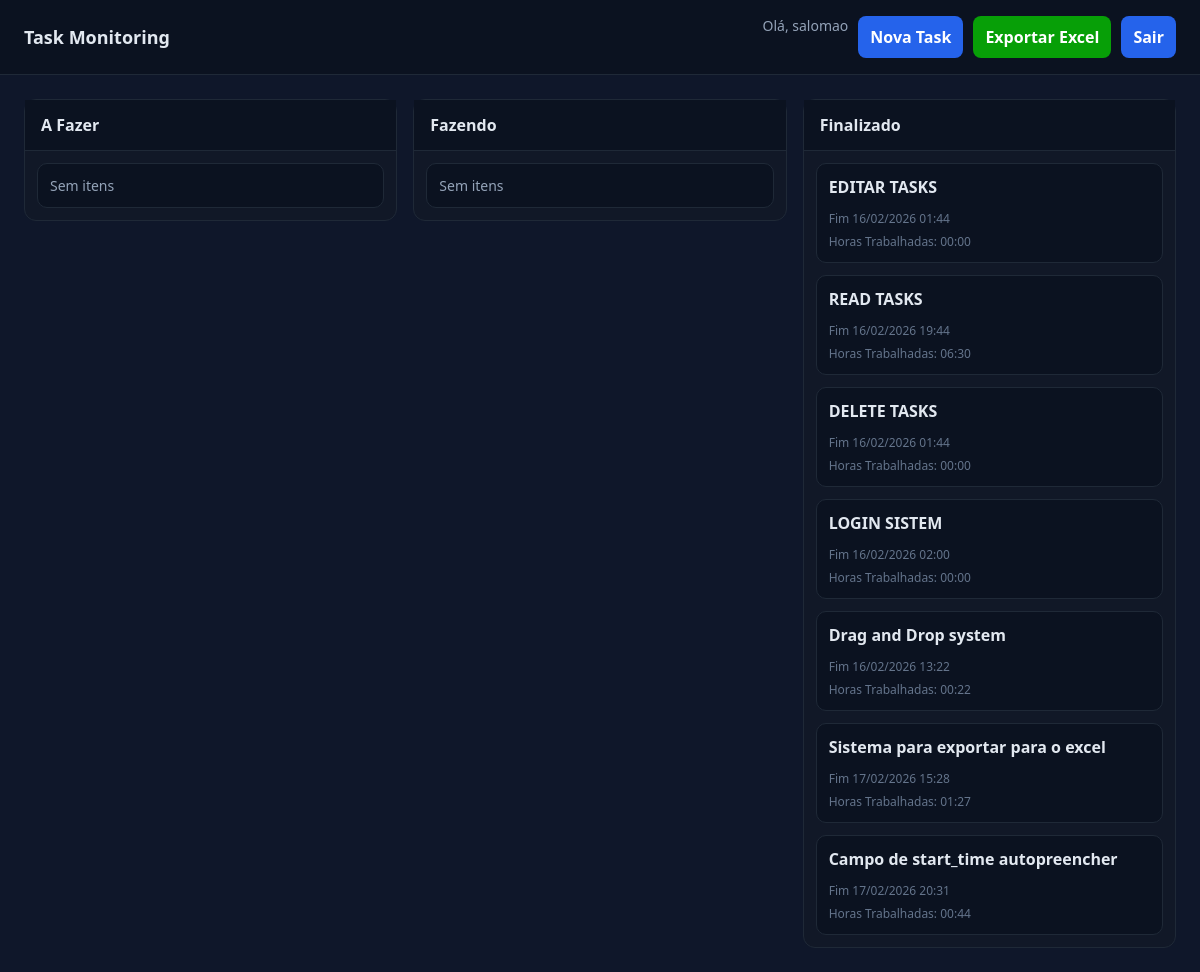
Page /kanban/ (signed in) on the earlier database version.
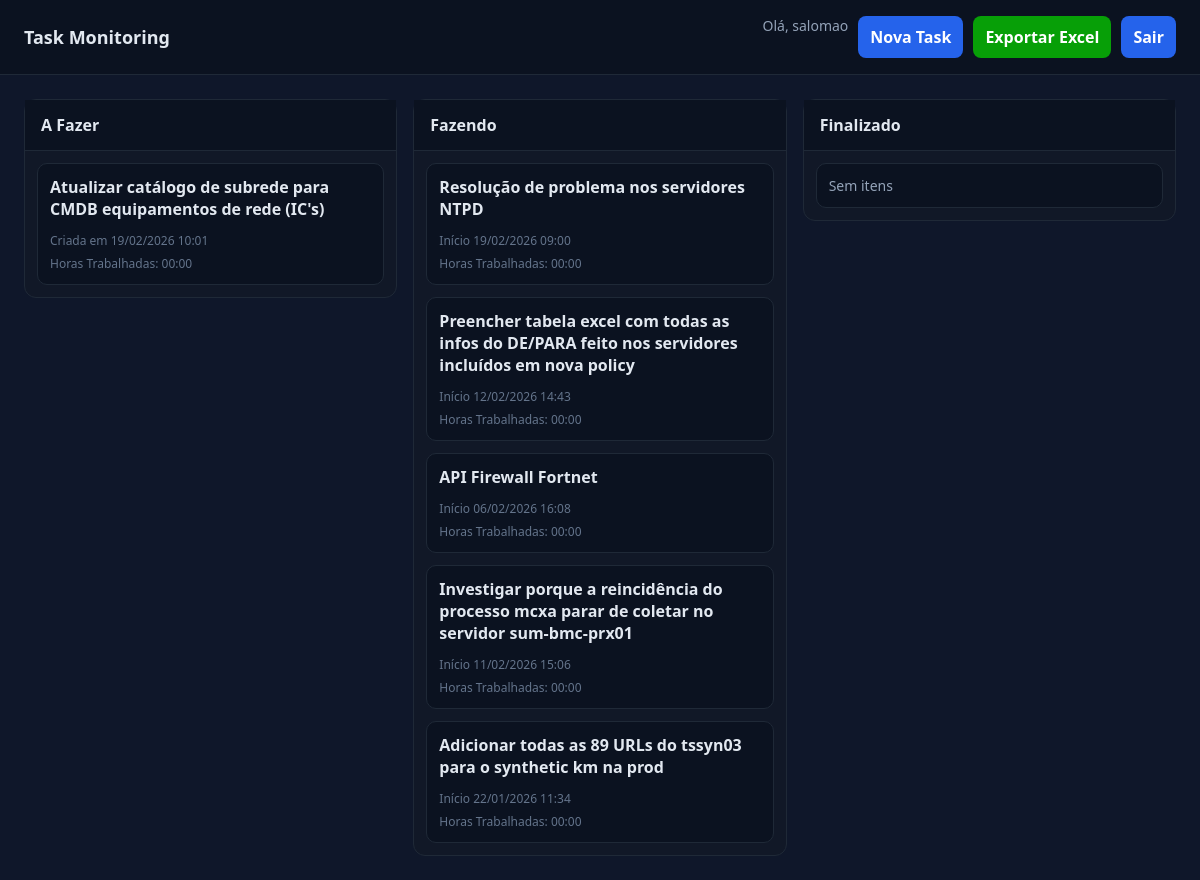
Same page on the later database version.
### tasks/models.py (models this page shows, shortened)
class Task(models.Model): # models.Model indicia a classe base que sabe salvar algo no banco de dados. Sem isso é só python normal.
    STATUS_CHOICES = [
        ('todo', 'A Fazer'),
        ('doing', 'Fazendo'),
        ('done', 'Finalizado'),
    ]
    title = models.CharField(max_length=200) # Criando coluna de titulo com maximo de 200 caracteres.and
    description = models.TextField(null=True, blank=True) # Criando coluna de descricao que armazena texto longo
    user = models.ForeignKey(User, on_delete=models.CASCADE) # Criando relacao para indicar que a task pertence a um usuario. onDelete diz que caso o user seja deletado as tarefas dele tambem sejam.
    status = models.CharField(
        max_length=10,
        choices=STATUS_CHOICES,
        default='todo'
    )
    email = models.EmailField(max_length=200, null=True) # Criando coluna de email com maximo de 200 caracteres.
    start_time = models.DateTimeField(null=True, blank=True) # Criando coluna de data e hora de inicio onde o banco e o formulario aceitam nulo/vazio.
    end_time = models.DateTimeField(null=True, blank=True) # mesmo conceito de start_time.
    created_at = models.DateTimeField(auto_now_add=True) # Criando coluna de data e hora que o django automaticamente salva quando a task é criada.
    worked_hours = models.FloatField(null=True, blank=True, default=0.0) # Criando coluna de horas trabalhadas que armazena a hora em float.
    def calculate_worked_hours(self):
        if not self.start_time or not self.end_time: # tratativa de erros, para caso nao tenha hora, ele nao calcule
            return 0
        start = timezone.localtime(self.start_time) # criando variavel local para trabalhar com a hora de inicio da task.
        end = timezone.localtime(self.end_time) # criando variavel local para trabalhar com a hora de fim da task.
        total_seconds = 0 # variavel que acumulará o tempo útil em segundos
        current = start # variavel que vou iterar do inicio ao fim da task, verificando os dias úteis.
        while current < end: # loop que vai percorrer dia por dia
            next_day = (current + timedelta(days=1)).replace(  # pegando o proximo dia e zerando a hora para facilitar a comparacao
                hour=0, minute=0, second=0, microsecond=0
            )
            period_end = min(next_day, end) # definindo o fim do periodo como o proximo dia ou o fim da task, o que vier primeiro.
            if current.weekday() < 5:  # Verifica se é um dia útil (0-4 correspondem a segunda a sexta)
                day = current.date() # pegando a data do dia atual da iteracao
                work_start = current.replace(year=day.year, month=day.month, day=day.day, hour=9, minute=0, second=0, microsecond=0) # criando variavel para receber o inicio do periodo de trabalho
                work_end = current.replace(year=day.year, month=day.month, day=day.day, hour=18, minute=0, second=0, microsecond=0) # criando variavel para receber o fim do periodo de trabalho
                lunch_start = current.replace(year=day.year, month=day.month, day=day.day, hour=12, minute=0, second=0, microsecond=0) # criando variavel para receber o inicio do almoço
                lunch_end = current.replace(year=day.year, month=day.month, day=day.day, hour=13, minute=0, second=0, microsecond=0) # criando variavel para receber o fim do almoço
                maxStart = max(current, work_start) # definindo o inicio do periodo de trabalho como o maior valor entre a hora atual e o inicio do periodo de trabalho
                minEnd = min(period_end, work_end) # definindo o fim do periodo de trabalho como o menor valor entre o fim do periodo e o fim do periodo de trabalho
                if maxStart < minEnd:
                    worked_period = (minEnd - maxStart).total_seconds()
                    verify_start = max(maxStart, lunch_start) # verificando se o inicio do periodo de trabalho é maior que o inicio do almoço, se for, ele define o inicio do periodo util como o inicio do almoço, caso contrario ele continua com o inicio do periodo de trabalho.
                    verify_end = min(minEnd, lunch_end) # verificando se o fim do periodo de trabalho é menor que o fim do almoço, se for, ele define o fim do periodo util como o fim do almoço, caso contrario ele continua com o fim do periodo de trabalho.
                    if verify_start < verify_end: # se o periodo de trabalho util tiver intersecao com o periodo de almoço, ele subtrai o periodo de almoço do periodo de trabalho util.
                        worked_period -= (verify_end - verify_start).total_seconds()
                    total_seconds += worked_period # acumulando o periodo util em segundos no total de segundos.
            current = next_day # avançando para o próximo dia, repetindo o processo até chegar no fim da task.
        return total_seconds / 3600 # retornando as horas trabalhadas em float.
    def worked_hours_formated(self):
        FloatHours = self.calculate_worked_hours() # obtendo as horas trabalhadas que foram calculadas em float.
        hours = int(FloatHours) # convertendo as horas em inteiro.
        minutes = int((FloatHours - hours) * 60) # convertendo os minutos em inteiro.
        return f"{hours:02d}:{minutes:02d}" # retornando as horas em HH:MM formatados.

### tasks/views.py (the view)
# urls.py: path('kanban/', views.kanban, name='kanban'),
@login_required
def kanban(request): # criando funcao kanban que envia uma requisicao com o usuario logado.
    tasks = Task.objects.filter(user=request.user) # Filtrando no banco para que cada usuario veja somente suas tasks.
    context = { # criando um dicionario HTML para filtrar as tasks por status
        'todo': tasks.filter(status='todo'),
        'doing': tasks.filter(status='doing'),
        'done': tasks.filter(status='done'),
    }
    return render(request, 'task/kanban.html', context) # carrega o template, injeta os dados, gera html e envia a resposta http.

### templates/task/kanban.html (shortened to what the changed rows need)
{% load static %}
<!DOCTYPE html>
<html lang="pt-br">
<head>
    <link rel="stylesheet" href="{% static 'css/kanban.css' %}?v=1">
</head>
<body>
    <header class="bar">
        <h1>Task Monitoring</h1>
    </header>
    <main class="wrap">
        <section class="col">
            <h2>A Fazer</h2>
            <div class="list" data-status="todo">
                {% for task in todo %}
                    <article class="card clickable"
                        onclick="openUpdateTask(this)"
                        data-id="{{ task.id }}"
                        data-title="{{ task.title|escape }}"
                        data-description="{{ task.description|escape }}"
                        data-status="{{ task.status }}"
                        data-start-time="{{ task.start_time|date:'Y-m-d\TH:i' }}"
                        data-end-time="{{ task.end_time|date:'Y-m-d\TH:i' }}"
                        data-update-url="/kanban/updateTask/{{ task.id }}/"
                        draggable="true">
                        <div class="title">{{ task.title }}</div>
                        <div class="meta">Criada em {{ task.created_at|date:"d/m/Y H:i" }}</div>
                        <div class="meta">Horas Trabalhadas: {{ task.worked_hours_formated }}</div>
                    </article>
                {% empty %}
                    <article class="card"><div class="desc">Sem itens</div></article>
                {% endfor %}
            </div>
        </section>
        <section class="col">
            <h2>Fazendo</h2>
            <div class="list" data-status="doing">
                {% for task in doing %}
                    <article class="card clickable"
                        onclick="openUpdateTask(this)"
                        data-id="{{ task.id }}"
                        data-title="{{ task.title|escape }}"
                        data-description="{{ task.description|escape }}"
                        data-status="{{ task.status }}"
                        data-start-time="{{ task.start_time|date:'Y-m-d\\TH:i' }}"
                        data-end-time="{{ task.end_time|date:'Y-m-d\\TH:i' }}"
                        data-update-url="/kanban/updateTask/{{ task.id }}/"
                        draggable="true">
                        <div class="title">{{ task.title }}</div>
                        <div class="meta">Início {{ task.start_time|date:"d/m/Y H:i" }}</div>
                        <div class="meta">Horas Trabalhadas: {{ task.worked_hours_formated }}</div>
                    </article>
                {% empty %}
                    <article class="card"><div class="desc">Sem itens</div></article>
                {% endfor %}
            </div>
        </section>
        <section class="col">
            <h2>Finalizado</h2>
            <div class="list" data-status="done">
                {% for task in done %}
                    <article class="card clickable"
                        onclick="openUpdateTask(this)"
                        data-id="{{ task.id }}"
                        data-title="{{ task.title|escape }}"
                        data-description="{{ task.description|escape }}"
                        data-status="{{ task.status }}"
                        data-start-time="{{ task.start_time|date:'Y-m-d\\TH:i' }}"
                        data-end-time="{{ task.end_time|date:'Y-m-d\\TH:i' }}"
                        data-update-url="/kanban/updateTask/{{ task.id }}/"
                        draggable="true">
                        <div class="title">{{ task.title }}</div>
                        <div class="meta">Fim {{ task.end_time|date:"d/m/Y H:i" }}</div>
                        <div class="meta">Horas Trabalhadas: {{ task.worked_hours_formated }}</div>
                    </article>
                {% empty %}
                    <article class="card"><div class="desc">Sem itens</div></article>
                {% endfor %}
            </div>
        </section>
    </main>
</body>
</html>

Differences in the rows shown:
removed Task: title "EDITAR TASKS", end_time "16/02/2026 01:44", worked_hours_formated "00:00", shown under "Finalizado"
removed Task: title "READ TASKS", end_time "16/02/2026 19:44", worked_hours_formated "06:30", shown under "Finalizado"
removed Task: title "DELETE TASKS", end_time "16/02/2026 01:44", worked_hours_formated "00:00", shown under "Finalizado"
removed Task: title "LOGIN SISTEM", end_time "16/02/2026 02:00", worked_hours_formated "00:00", shown under "Finalizado"
removed Task: title "Drag and Drop system", end_time "16/02/2026 13:22", worked_hours_formated "00:22", shown under "Finalizado"
removed Task: title "Sistema para exportar para o excel", end_time "17/02/2026 15:28", worked_hours_formated "01:27", shown under "Finalizado"
removed Task: title "Campo de start_time autopreencher", end_time "17/02/2026 20:31", worked_hours_formated "00:44", shown under "Finalizado"
added Task: title "Atualizar catálogo de subrede para CMDB equipamentos de rede (IC's)", created_at "19/02/2026 10:01", worked_hours_formated "00:00", shown under "A Fazer"
added Task: title "Resolução de problema nos servidores NTPD", start_time "19/02/2026 09:00", worked_hours_formated "00:00", shown under "Fazendo"
added Task: title "Preencher tabela excel com todas as infos do DE/PARA feito nos servidores incluídos em nova policy", start_time "12/02/2026 14:43", worked_hours_formated "00:00", shown under "Fazendo"
added Task: title "API Firewall Fortnet", start_time "06/02/2026 16:08", worked_hours_formated "00:00", shown under "Fazendo"
added Task: title "Investigar porque a reincidência do processo mcxa parar de coletar no servidor sum-bmc-prx01", start_time "11/02/2026 15:06", worked_hours_formated "00:00", shown under "Fazendo"
added Task: title "Adicionar todas as 89 URLs do tssyn03 para o synthetic km na prod", start_time "22/01/2026 11:34", worked_hours_formated "00:00", shown under "Fazendo"
